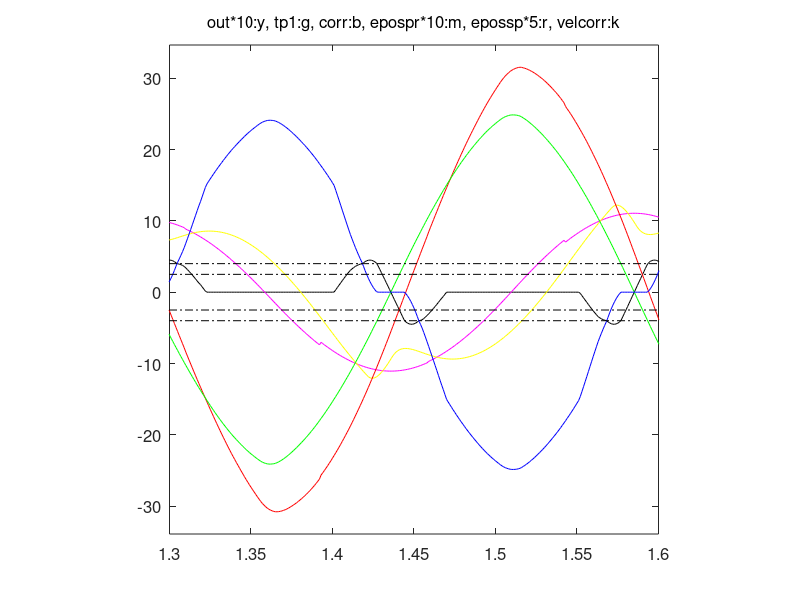

This chart was generated by the following MATLAB code:
function fig = usewhichpos3()% This is the machine-generated representation of a Handle Graphics object% and its children.  Note that handle values may change when these objects% are re-created. This may cause problems with any callbacks written to% depend on the value of the handle at the time the object was saved.%% To reopen this object, just type the name of the M-file at the MATLAB% prompt. The M-file and its associated MAT-file must be on your path.load usewhichpos3h0 = figure('Position',[409 159 560 420], ...	'Tag','hotWind', ...	'UserData',[6463.000244140625 6462.000244140625 6422.000244140625 6421.000244140625 6420.000244140625 6418.000366210938]);h1 = axes('Parent',h0, ...	'Box','on', ...	'CameraUpVector',[0 1 0], ...	'ColorOrder',mat0, ...	'FontSize',12, ...	'NextPlot','add', ...	'Position',[0.13 0.11 0.7749999999999999 0.8149999999999999], ...	'UserData',mat1, ...	'XLim',[1.3 1.6], ...	'XLimMode','manual', ...	'YLim',[-33.90075644692742 34.65133002309842], ...	'YLimMode','manual');h2 = line('Parent',h1, ...	'Tag','6418.00036621094', ...	'XData',mat2, ...	'YData',mat3);h2 = line('Parent',h1, ...	'Color',[1 0 1], ...	'Tag','6420.00024414062', ...	'XData',mat4, ...	'YData',mat5);h2 = line('Parent',h1, ...	'Color',[1 1 0], ...	'Tag','6421.00024414062', ...	'XData',mat6, ...	'YData',mat7);h2 = line('Parent',h1, ...	'Color',[1 0 0], ...	'Tag','6422.00024414062', ...	'XData',mat8, ...	'YData',mat9);h2 = line('Parent',h1, ...	'Color',[0 1 0], ...	'Tag','6462.00024414062', ...	'XData',mat10, ...	'YData',mat11);h2 = line('Parent',h1, ...	'Color',[0 0 1], ...	'Tag','6463.00024414062', ...	'XData',mat12, ...	'YData',mat13);h2 = text('Parent',h1, ...	'FontSize',12, ...	'HandleVisibility','off', ...	'HorizontalAlignment','center', ...	'Position',[1.448960739030023 -37.51934165648889 17.32050807568877], ...	'UserData',0.001, ...	'VerticalAlignment','cap');set(get(h2,'Parent'),'XLabel',h2);h2 = text('Parent',h1, ...	'FontSize',12, ...	'HandleVisibility','off', ...	'HorizontalAlignment','center', ...	'Position',[1.281986143187067 0.07373802062204504 17.32050807568877], ...	'Rotation',90, ...	'VerticalAlignment','baseline');set(get(h2,'Parent'),'YLabel',h2);h2 = text('Parent',h1, ...	'FontSize',12, ...	'HandleVisibility','off', ...	'HorizontalAlignment','right', ...	'Position',mat14, ...	'Visible','off');set(get(h2,'Parent'),'ZLabel',h2);h2 = text('Parent',h1, ...	'FontSize',12, ...	'HandleVisibility','off', ...	'HorizontalAlignment','center', ...	'Position',mat15, ...	'String','out*10:y, tp1:g, corr:b, epospr*10:m, epossp*5:r, velcorr:k', ...	'VerticalAlignment','bottom');set(get(h2,'Parent'),'Title',h2);h2 = line('Parent',h1, ...	'LineStyle','-.', ...	'XData',[0 4], ...	'YData',[2.5 2.5]);h2 = line('Parent',h1, ...	'LineStyle','-.', ...	'XData',[0 4], ...	'YData',[-2.5 -2.5]);h2 = line('Parent',h1, ...	'LineStyle','-.', ...	'XData',[0 4], ...	'YData',[4 4]);h2 = line('Parent',h1, ...	'LineStyle','-.', ...	'XData',[0 4], ...	'YData',[-4 -4]);if nargout > 0, fig = h0; end